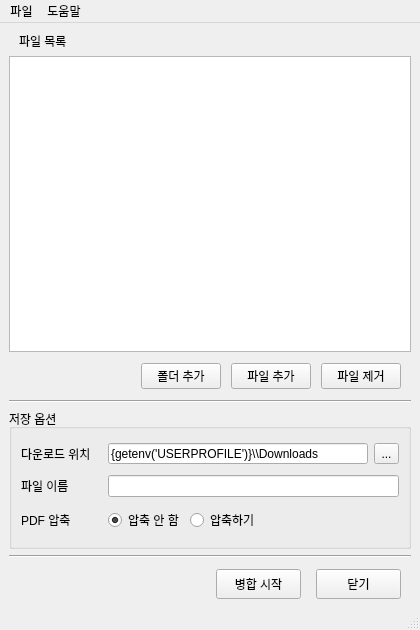
<?xml version="1.0" encoding="UTF-8"?>
<ui version="4.0">
 <class>MainWindow</class>
 <widget class="QMainWindow" name="MainWindow">
  <property name="geometry">
   <rect>
    <x>0</x>
    <y>0</y>
    <width>420</width>
    <height>630</height>
   </rect>
  </property>
  <property name="minimumSize">
   <size>
    <width>330</width>
    <height>470</height>
   </size>
  </property>
  <property name="windowTitle">
   <string>Merge to PDF</string>
  </property>
  <property name="windowIcon">
   <iconset resource="resources_rc.qrc">
    <normaloff>:/icon/Merge2PDF_Icon.ico</normaloff>:/icon/Merge2PDF_Icon.ico</iconset>
  </property>
  <widget class="QWidget" name="centralwidget">
   <layout class="QGridLayout" name="gridLayout_2">
    <item row="5" column="0">
     <widget class="QGroupBox" name="group_saveoption">
      <property name="title">
       <string>저장 옵션</string>
      </property>
      <property name="flat">
       <bool>false</bool>
      </property>
      <layout class="QGridLayout" name="gridLayout_6">
       <property name="bottomMargin">
        <number>14</number>
       </property>
       <item row="0" column="0">
        <layout class="QVBoxLayout" name="Layout_4">
         <item>
          <layout class="QHBoxLayout" name="Layout_5">
           <property name="topMargin">
            <number>5</number>
           </property>
           <item>
            <widget class="QLabel" name="label_path">
             <property name="sizePolicy">
              <sizepolicy hsizetype="Minimum" vsizetype="Preferred">
               <horstretch>0</horstretch>
               <verstretch>0</verstretch>
              </sizepolicy>
             </property>
             <property name="minimumSize">
              <size>
               <width>81</width>
               <height>0</height>
              </size>
             </property>
             <property name="text">
              <string>다운로드 위치</string>
             </property>
            </widget>
           </item>
           <item>
            <widget class="QLineEdit" name="lineEdit_path">
             <property name="minimumSize">
              <size>
               <width>0</width>
               <height>20</height>
              </size>
             </property>
             <property name="inputMask">
              <string/>
             </property>
             <property name="text">
              <string>{getenv('USERPROFILE')}\\Downloads</string>
             </property>
            </widget>
           </item>
           <item>
            <widget class="QToolButton" name="toolButton_path">
             <property name="minimumSize">
              <size>
               <width>25</width>
               <height>20</height>
              </size>
             </property>
             <property name="text">
              <string>...</string>
             </property>
            </widget>
           </item>
          </layout>
         </item>
         <item>
          <layout class="QHBoxLayout" name="Layout_6">
           <property name="topMargin">
            <number>5</number>
           </property>
           <item>
            <widget class="QLabel" name="label_name">
             <property name="sizePolicy">
              <sizepolicy hsizetype="Minimum" vsizetype="Preferred">
               <horstretch>0</horstretch>
               <verstretch>0</verstretch>
              </sizepolicy>
             </property>
             <property name="minimumSize">
              <size>
               <width>81</width>
               <height>0</height>
              </size>
             </property>
             <property name="text">
              <string>파일 이름</string>
             </property>
            </widget>
           </item>
           <item>
            <widget class="QLineEdit" name="lineEdit_name">
             <property name="minimumSize">
              <size>
               <width>0</width>
               <height>20</height>
              </size>
             </property>
            </widget>
           </item>
          </layout>
         </item>
         <item>
          <layout class="QHBoxLayout" name="Layout_7">
           <property name="topMargin">
            <number>5</number>
           </property>
           <item>
            <widget class="QLabel" name="label_compression">
             <property name="sizePolicy">
              <sizepolicy hsizetype="Minimum" vsizetype="Preferred">
               <horstretch>0</horstretch>
               <verstretch>0</verstretch>
              </sizepolicy>
             </property>
             <property name="minimumSize">
              <size>
               <width>81</width>
               <height>0</height>
              </size>
             </property>
             <property name="text">
              <string>PDF 압축</string>
             </property>
            </widget>
           </item>
           <item>
            <widget class="QRadioButton" name="radioButton_no">
             <property name="text">
              <string>압축 안 함</string>
             </property>
             <property name="checked">
              <bool>true</bool>
             </property>
            </widget>
           </item>
           <item>
            <widget class="QRadioButton" name="radioButton_yes">
             <property name="text">
              <string>압축하기</string>
             </property>
            </widget>
           </item>
           <item>
            <spacer name="Spacer7">
             <property name="orientation">
              <enum>Qt::Horizontal</enum>
             </property>
             <property name="sizeHint" stdset="0">
              <size>
               <width>40</width>
               <height>20</height>
              </size>
             </property>
            </spacer>
           </item>
          </layout>
         </item>
        </layout>
       </item>
      </layout>
     </widget>
    </item>
    <item row="7" column="0">
     <layout class="QHBoxLayout" name="Layout_8">
      <property name="spacing">
       <number>15</number>
      </property>
      <property name="leftMargin">
       <number>0</number>
      </property>
      <property name="topMargin">
       <number>5</number>
      </property>
      <property name="rightMargin">
       <number>10</number>
      </property>
      <item>
       <spacer name="Spacer8">
        <property name="orientation">
         <enum>Qt::Horizontal</enum>
        </property>
        <property name="sizeHint" stdset="0">
         <size>
          <width>40</width>
          <height>20</height>
         </size>
        </property>
       </spacer>
      </item>
      <item>
       <widget class="QPushButton" name="Button_start">
        <property name="minimumSize">
         <size>
          <width>85</width>
          <height>30</height>
         </size>
        </property>
        <property name="text">
         <string>병합 시작</string>
        </property>
       </widget>
      </item>
      <item>
       <widget class="QPushButton" name="Button_close">
        <property name="minimumSize">
         <size>
          <width>85</width>
          <height>30</height>
         </size>
        </property>
        <property name="text">
         <string>닫기</string>
        </property>
       </widget>
      </item>
     </layout>
    </item>
    <item row="6" column="0">
     <widget class="Line" name="line_2">
      <property name="orientation">
       <enum>Qt::Horizontal</enum>
      </property>
     </widget>
    </item>
    <item row="0" column="0">
     <layout class="QHBoxLayout" name="Layout_1">
      <property name="leftMargin">
       <number>10</number>
      </property>
      <item>
       <widget class="QLabel" name="label_filelist">
        <property name="text">
         <string>파일 목록</string>
        </property>
       </widget>
      </item>
     </layout>
    </item>
    <item row="4" column="0">
     <widget class="Line" name="line_1">
      <property name="orientation">
       <enum>Qt::Horizontal</enum>
      </property>
     </widget>
    </item>
    <item row="2" column="0">
     <layout class="QGridLayout" name="Layout_2">
      <item row="1" column="0">
       <widget class="QListWidget" name="files_list">
        <property name="selectionMode">
         <enum>QAbstractItemView::ExtendedSelection</enum>
        </property>
       </widget>
      </item>
     </layout>
    </item>
    <item row="3" column="0">
     <layout class="QHBoxLayout" name="Layout_3">
      <property name="spacing">
       <number>10</number>
      </property>
      <property name="leftMargin">
       <number>0</number>
      </property>
      <property name="topMargin">
       <number>5</number>
      </property>
      <property name="rightMargin">
       <number>10</number>
      </property>
      <property name="bottomMargin">
       <number>5</number>
      </property>
      <item>
       <spacer name="Spacer3">
        <property name="orientation">
         <enum>Qt::Horizontal</enum>
        </property>
        <property name="sizeHint" stdset="0">
         <size>
          <width>40</width>
          <height>20</height>
         </size>
        </property>
       </spacer>
      </item>
      <item>
       <widget class="QPushButton" name="Button_addfolder">
        <property name="minimumSize">
         <size>
          <width>80</width>
          <height>25</height>
         </size>
        </property>
        <property name="text">
         <string>폴더 추가</string>
        </property>
       </widget>
      </item>
      <item>
       <widget class="QPushButton" name="Button_addfiles">
        <property name="minimumSize">
         <size>
          <width>80</width>
          <height>25</height>
         </size>
        </property>
        <property name="text">
         <string>파일 추가</string>
        </property>
       </widget>
      </item>
      <item>
       <widget class="QPushButton" name="Button_remove">
        <property name="minimumSize">
         <size>
          <width>80</width>
          <height>25</height>
         </size>
        </property>
        <property name="text">
         <string>파일 제거</string>
        </property>
       </widget>
      </item>
     </layout>
    </item>
   </layout>
  </widget>
  <widget class="QMenuBar" name="menubar">
   <property name="geometry">
    <rect>
     <x>0</x>
     <y>0</y>
     <width>420</width>
     <height>21</height>
    </rect>
   </property>
   <widget class="QMenu" name="menu_file">
    <property name="title">
     <string>파일</string>
    </property>
    <addaction name="action_files"/>
    <addaction name="action_folder"/>
    <addaction name="separator"/>
    <addaction name="action_close"/>
   </widget>
   <widget class="QMenu" name="menu_help">
    <property name="title">
     <string>도움말</string>
    </property>
    <addaction name="action_help"/>
    <addaction name="separator"/>
    <addaction name="action_info"/>
   </widget>
   <addaction name="menu_file"/>
   <addaction name="menu_help"/>
  </widget>
  <widget class="QStatusBar" name="statusbar"/>
  <action name="action_files">
   <property name="text">
    <string>파일 추가</string>
   </property>
   <property name="shortcut">
    <string>Ctrl+O</string>
   </property>
  </action>
  <action name="action_folder">
   <property name="text">
    <string>폴더 추가</string>
   </property>
   <property name="shortcut">
    <string>Ctrl+Shift+O</string>
   </property>
  </action>
  <action name="action_close">
   <property name="text">
    <string>종료</string>
   </property>
   <property name="shortcut">
    <string>Ctrl+W</string>
   </property>
  </action>
  <action name="action_help">
   <property name="text">
    <string>도움말 페이지 열기</string>
   </property>
   <property name="shortcut">
    <string>Ctrl+H</string>
   </property>
  </action>
  <action name="action_info">
   <property name="text">
    <string>정보</string>
   </property>
  </action>
 </widget>
 <tabstops>
  <tabstop>Button_addfolder</tabstop>
  <tabstop>Button_addfiles</tabstop>
  <tabstop>files_list</tabstop>
  <tabstop>Button_remove</tabstop>
  <tabstop>toolButton_path</tabstop>
  <tabstop>lineEdit_path</tabstop>
  <tabstop>lineEdit_name</tabstop>
  <tabstop>radioButton_no</tabstop>
  <tabstop>radioButton_yes</tabstop>
  <tabstop>Button_start</tabstop>
  <tabstop>Button_close</tabstop>
 </tabstops>
 <resources>
  <include location="resources_rc.qrc"/>
 </resources>
 <connections>
  <connection>
   <sender>Button_addfolder</sender>
   <signal>clicked()</signal>
   <receiver>MainWindow</receiver>
   <slot>add_folder()</slot>
   <hints>
    <hint type="sourcelabel">
     <x>186</x>
     <y>382</y>
    </hint>
    <hint type="destinationlabel">
     <x>109</x>
     <y>366</y>
    </hint>
   </hints>
  </connection>
  <connection>
   <sender>Button_addfiles</sender>
   <signal>clicked()</signal>
   <receiver>MainWindow</receiver>
   <slot>add_files()</slot>
   <hints>
    <hint type="sourcelabel">
     <x>259</x>
     <y>389</y>
    </hint>
    <hint type="destinationlabel">
     <x>223</x>
     <y>416</y>
    </hint>
   </hints>
  </connection>
  <connection>
   <sender>Button_remove</sender>
   <signal>clicked()</signal>
   <receiver>MainWindow</receiver>
   <slot>remove_files()</slot>
   <hints>
    <hint type="sourcelabel">
     <x>359</x>
     <y>386</y>
    </hint>
    <hint type="destinationlabel">
     <x>309</x>
     <y>402</y>
    </hint>
   </hints>
  </connection>
  <connection>
   <sender>toolButton_path</sender>
   <signal>clicked()</signal>
   <receiver>MainWindow</receiver>
   <slot>select_folder()</slot>
   <hints>
    <hint type="sourcelabel">
     <x>382</x>
     <y>462</y>
    </hint>
    <hint type="destinationlabel">
     <x>367</x>
     <y>406</y>
    </hint>
   </hints>
  </connection>
  <connection>
   <sender>Button_start</sender>
   <signal>clicked()</signal>
   <receiver>MainWindow</receiver>
   <slot>start_merge()</slot>
   <hints>
    <hint type="sourcelabel">
     <x>241</x>
     <y>575</y>
    </hint>
    <hint type="destinationlabel">
     <x>139</x>
     <y>571</y>
    </hint>
   </hints>
  </connection>
  <connection>
   <sender>Button_close</sender>
   <signal>clicked()</signal>
   <receiver>MainWindow</receiver>
   <slot>close()</slot>
   <hints>
    <hint type="sourcelabel">
     <x>349</x>
     <y>580</y>
    </hint>
    <hint type="destinationlabel">
     <x>309</x>
     <y>596</y>
    </hint>
   </hints>
  </connection>
  <connection>
   <sender>action_files</sender>
   <signal>triggered()</signal>
   <receiver>MainWindow</receiver>
   <slot>add_files()</slot>
   <hints>
    <hint type="sourcelabel">
     <x>-1</x>
     <y>-1</y>
    </hint>
    <hint type="destinationlabel">
     <x>209</x>
     <y>314</y>
    </hint>
   </hints>
  </connection>
  <connection>
   <sender>action_folder</sender>
   <signal>triggered()</signal>
   <receiver>MainWindow</receiver>
   <slot>add_folder()</slot>
   <hints>
    <hint type="sourcelabel">
     <x>-1</x>
     <y>-1</y>
    </hint>
    <hint type="destinationlabel">
     <x>209</x>
     <y>314</y>
    </hint>
   </hints>
  </connection>
  <connection>
   <sender>action_close</sender>
   <signal>triggered()</signal>
   <receiver>MainWindow</receiver>
   <slot>close()</slot>
   <hints>
    <hint type="sourcelabel">
     <x>-1</x>
     <y>-1</y>
    </hint>
    <hint type="destinationlabel">
     <x>209</x>
     <y>314</y>
    </hint>
   </hints>
  </connection>
  <connection>
   <sender>action_help</sender>
   <signal>triggered()</signal>
   <receiver>MainWindow</receiver>
   <slot>open_help()</slot>
   <hints>
    <hint type="sourcelabel">
     <x>-1</x>
     <y>-1</y>
    </hint>
    <hint type="destinationlabel">
     <x>209</x>
     <y>314</y>
    </hint>
   </hints>
  </connection>
  <connection>
   <sender>action_info</sender>
   <signal>triggered()</signal>
   <receiver>MainWindow</receiver>
   <slot>open_info()</slot>
   <hints>
    <hint type="sourcelabel">
     <x>-1</x>
     <y>-1</y>
    </hint>
    <hint type="destinationlabel">
     <x>209</x>
     <y>314</y>
    </hint>
   </hints>
  </connection>
 </connections>
 <slots>
  <slot>add_folder()</slot>
  <slot>add_files()</slot>
  <slot>remove_files()</slot>
  <slot>select_folder()</slot>
  <slot>start_merge()</slot>
  <slot>open_help()</slot>
  <slot>open_info()</slot>
 </slots>
</ui>
